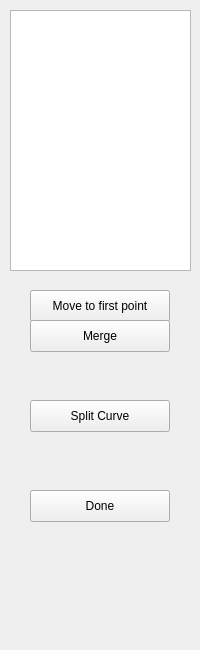
<?xml version="1.0" encoding="UTF-8"?>
<ui version="4.0">
 <class>curveEditWindow</class>
 <widget class="QWidget" name="curveEditWindow">
  <property name="geometry">
   <rect>
    <x>0</x>
    <y>0</y>
    <width>200</width>
    <height>650</height>
   </rect>
  </property>
  <property name="windowTitle">
   <string>Form</string>
  </property>
  <widget class="QListWidget" name="curvesList">
   <property name="geometry">
    <rect>
     <x>10</x>
     <y>10</y>
     <width>181</width>
     <height>261</height>
    </rect>
   </property>
  </widget>
  <widget class="QPushButton" name="doneButton">
   <property name="geometry">
    <rect>
     <x>30</x>
     <y>490</y>
     <width>140</width>
     <height>32</height>
    </rect>
   </property>
   <property name="text">
    <string>Done</string>
   </property>
  </widget>
  <widget class="QPushButton" name="moveToFirstButton">
   <property name="geometry">
    <rect>
     <x>30</x>
     <y>290</y>
     <width>140</width>
     <height>32</height>
    </rect>
   </property>
   <property name="text">
    <string>Move to first point</string>
   </property>
  </widget>
  <widget class="QPushButton" name="splitCurveButton">
   <property name="geometry">
    <rect>
     <x>30</x>
     <y>400</y>
     <width>140</width>
     <height>32</height>
    </rect>
   </property>
   <property name="text">
    <string>Split Curve</string>
   </property>
  </widget>
  <widget class="QPushButton" name="mergeButton">
   <property name="geometry">
    <rect>
     <x>30</x>
     <y>320</y>
     <width>140</width>
     <height>32</height>
    </rect>
   </property>
   <property name="text">
    <string>Merge</string>
   </property>
  </widget>
 </widget>
 <resources/>
 <connections/>
</ui>
